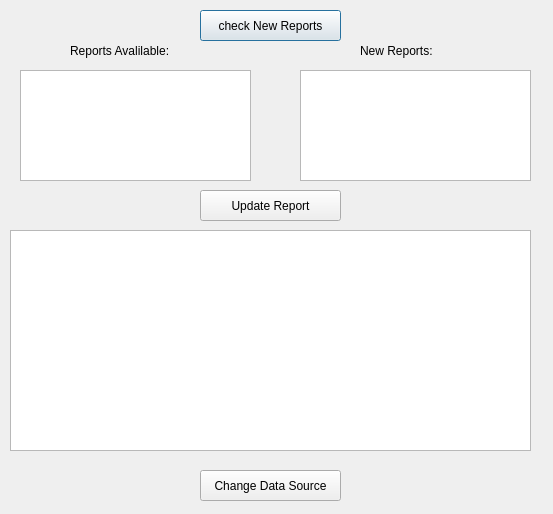
<?xml version="1.0" encoding="UTF-8"?>
<ui version="4.0">
 <class>Main</class>
 <widget class="QDialog" name="Main">
  <property name="geometry">
   <rect>
    <x>0</x>
    <y>0</y>
    <width>553</width>
    <height>514</height>
   </rect>
  </property>
  <property name="windowTitle">
   <string>Dialog</string>
  </property>
  <widget class="QPushButton" name="checkNewReports">
   <property name="geometry">
    <rect>
     <x>200</x>
     <y>10</y>
     <width>141</width>
     <height>31</height>
    </rect>
   </property>
   <property name="text">
    <string>check New Reports</string>
   </property>
  </widget>
  <widget class="QListView" name="listViewRead">
   <property name="geometry">
    <rect>
     <x>20</x>
     <y>70</y>
     <width>231</width>
     <height>111</height>
    </rect>
   </property>
  </widget>
  <widget class="QLabel" name="ReadLabel">
   <property name="geometry">
    <rect>
     <x>70</x>
     <y>40</y>
     <width>101</width>
     <height>21</height>
    </rect>
   </property>
   <property name="text">
    <string>Reports Avalilable:</string>
   </property>
  </widget>
  <widget class="QLabel" name="NewReportsLabel">
   <property name="geometry">
    <rect>
     <x>360</x>
     <y>40</y>
     <width>101</width>
     <height>21</height>
    </rect>
   </property>
   <property name="frameShape">
    <enum>QFrame::NoFrame</enum>
   </property>
   <property name="frameShadow">
    <enum>QFrame::Plain</enum>
   </property>
   <property name="text">
    <string>New Reports:</string>
   </property>
  </widget>
  <widget class="QListView" name="listViewNewReports">
   <property name="geometry">
    <rect>
     <x>300</x>
     <y>70</y>
     <width>231</width>
     <height>111</height>
    </rect>
   </property>
  </widget>
  <widget class="QPushButton" name="UpdateReport">
   <property name="geometry">
    <rect>
     <x>200</x>
     <y>190</y>
     <width>141</width>
     <height>31</height>
    </rect>
   </property>
   <property name="text">
    <string>Update Report</string>
   </property>
  </widget>
  <widget class="QTextEdit" name="textEditColumns">
   <property name="geometry">
    <rect>
     <x>10</x>
     <y>230</y>
     <width>521</width>
     <height>221</height>
    </rect>
   </property>
  </widget>
  <widget class="QPushButton" name="ChangeDataSourceButton">
   <property name="geometry">
    <rect>
     <x>200</x>
     <y>470</y>
     <width>141</width>
     <height>31</height>
    </rect>
   </property>
   <property name="text">
    <string>Change Data Source</string>
   </property>
  </widget>
 </widget>
 <resources/>
 <connections/>
</ui>
